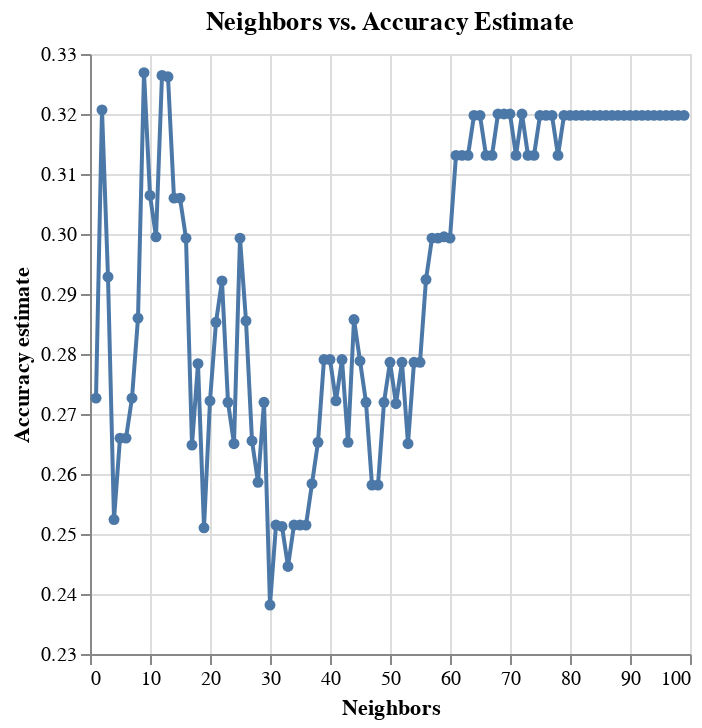

Source (notebook cell):
### Markdown cell above
#### Identifying the Best K Value
We created a line plot to visualize the relationship between the number of neighbors (n_neighbors) and the corresponding accuracy estimates (mean_test_score). The accuracy peaks at 9, meaning this is the best performing K value. Using the results from the GridSearchCV, the best-performing K value was confirmed to be K = 9, which yielded the highest accuracy based on cross-validation.

### Code cell
# Create a line plot to visualize the accuracy vs. number of neighbors
accuracy_vs_k4 = alt.Chart(accuracies_grid4).mark_line(point=True).encode(
    x=alt.X("n_neighbors").title("Neighbors"),
    y=alt.Y("mean_test_score")
        .scale(zero=False)
        .title("Accuracy estimate")
).properties(
    title="Neighbors vs. Accuracy Estimate"
)

accuracy_vs_k4

### Figure 1 — Vega specification as saved in the notebook (floating-point values rounded to 4 significant figures)
{"$schema": "https://vega.github.io/schema/vega/v5.json", "data": [{"name": "source_0", "values": [{"mean_test_score": 0.2726, "n_neighbors": 1}, {"mean_test_score": 0.3207, "n_neighbors": 2}, {"mean_test_score": 0.2929, "n_neighbors": 3}, {"mean_test_score": 0.2524, "n_neighbors": 4}, {"mean_test_score": 0.266, "n_neighbors": 5}, {"mean_test_score": 0.266, "n_neighbors": 6}, {"mean_test_score": 0.2726, "n_neighbors": 7}, {"mean_test_score": 0.286, "n_neighbors": 8}, {"mean_test_score": 0.3269, "n_neighbors": 9}, {"mean_test_score": 0.3064, "n_neighbors": 10}, {"mean_test_score": 0.2995, "n_neighbors": 11}, {"mean_test_score": 0.3264, "n_neighbors": 12}, {"mean_test_score": 0.3262, "n_neighbors": 13}, {"mean_test_score": 0.306, "n_neighbors": 14}, {"mean_test_score": 0.306, "n_neighbors": 15}, {"mean_test_score": 0.2993, "n_neighbors": 16}, {"mean_test_score": 0.2648, "n_neighbors": 17}, {"mean_test_score": 0.2784, "n_neighbors": 18}, {"mean_test_score": 0.251, "n_neighbors": 19}, {"mean_test_score": 0.2722, "n_neighbors": 20}, {"mean_test_score": 0.2853, "n_neighbors": 21}, {"mean_test_score": 0.2922, "n_neighbors": 22}, {"mean_test_score": 0.272, "n_neighbors": 23}, {"mean_test_score": 0.2651, "n_neighbors": 24}, {"mean_test_score": 0.2993, "n_neighbors": 25}, {"mean_test_score": 0.2855, "n_neighbors": 26}, {"mean_test_score": 0.2655, "n_neighbors": 27}, {"mean_test_score": 0.2586, "n_neighbors": 28}, {"mean_test_score": 0.272, "n_neighbors": 29}, {"mean_test_score": 0.2382, "n_neighbors": 30}, {"mean_test_score": 0.2515, "n_neighbors": 31}, {"mean_test_score": 0.2513, "n_neighbors": 32}, {"mean_test_score": 0.2446, "n_neighbors": 33}, {"mean_test_score": 0.2515, "n_neighbors": 34}, {"mean_test_score": 0.2515, "n_neighbors": 35}, {"mean_test_score": 0.2515, "n_neighbors": 36}, {"mean_test_score": 0.2584, "n_neighbors": 37}, {"mean_test_score": 0.2653, "n_neighbors": 38}, {"mean_test_score": 0.2791, "n_neighbors": 39}, {"mean_test_score": 0.2791, "n_neighbors": 40}, {"mean_test_score": 0.2722, "n_neighbors": 41}, {"mean_test_score": 0.2791, "n_neighbors": 42}, {"mean_test_score": 0.2653, "n_neighbors": 43}, {"mean_test_score": 0.2857, "n_neighbors": 44}, {"mean_test_score": 0.2789, "n_neighbors": 45}, {"mean_test_score": 0.272, "n_neighbors": 46}, {"mean_test_score": 0.2582, "n_neighbors": 47}, {"mean_test_score": 0.2582, "n_neighbors": 48}, {"mean_test_score": 0.272, "n_neighbors": 49}, {"mean_test_score": 0.2786, "n_neighbors": 50}, {"mean_test_score": 0.2717, "n_neighbors": 51}, {"mean_test_score": 0.2786, "n_neighbors": 52}, {"mean_test_score": 0.2651, "n_neighbors": 53}, {"mean_test_score": 0.2786, "n_neighbors": 54}, {"mean_test_score": 0.2786, "n_neighbors": 55}, {"mean_test_score": 0.2924, "n_neighbors": 56}, {"mean_test_score": 0.2993, "n_neighbors": 57}, {"mean_test_score": 0.2993, "n_neighbors": 58}, {"mean_test_score": 0.2995, "n_neighbors": 59}, {"mean_test_score": 0.2993, "n_neighbors": 60}, {"mean_test_score": 0.3131, "n_neighbors": 61}, {"mean_test_score": 0.3131, "n_neighbors": 62}, {"mean_test_score": 0.3131, "n_neighbors": 63}, {"mean_test_score": 0.3198, "n_neighbors": 64}, {"mean_test_score": 0.3198, "n_neighbors": 65}, {"mean_test_score": 0.3131, "n_neighbors": 66}, {"mean_test_score": 0.3131, "n_neighbors": 67}, {"mean_test_score": 0.32, "n_neighbors": 68}, {"mean_test_score": 0.32, "n_neighbors": 69}, {"mean_test_score": 0.32, "n_neighbors": 70}, {"mean_test_score": 0.3131, "n_neighbors": 71}, {"mean_test_score": 0.32, "n_neighbors": 72}, {"mean_test_score": 0.3131, "n_neighbors": 73}, {"mean_test_score": 0.3131, "n_neighbors": 74}, {"mean_test_score": 0.3198, "n_neighbors": 75}, {"mean_test_score": 0.3198, "n_neighbors": 76}, {"mean_test_score": 0.3198, "n_neighbors": 77}, {"mean_test_score": 0.3131, "n_neighbors": 78}, {"mean_test_score": 0.3198, "n_neighbors": 79}, {"mean_test_score": 0.3198, "n_neighbors": 80}, {"mean_test_score": 0.3198, "n_neighbors": 81}, {"mean_test_score": 0.3198, "n_neighbors": 82}, {"mean_test_score": 0.3198, "n_neighbors": 83}, {"mean_test_score": 0.3198, "n_neighbors": 84}, {"mean_test_score": 0.3198, "n_neighbors": 85}, {"mean_test_score": 0.3198, "n_neighbors": 86}, {"mean_test_score": 0.3198, "n_neighbors": 87}, {"mean_test_score": 0.3198, "n_neighbors": 88}, {"mean_test_score": 0.3198, "n_neighbors": 89}, {"mean_test_score": 0.3198, "n_neighbors": 90}, {"mean_test_score": 0.3198, "n_neighbors": 91}, {"mean_test_score": 0.3198, "n_neighbors": 92}, {"mean_test_score": 0.3198, "n_neighbors": 93}, {"mean_test_score": 0.3198, "n_neighbors": 94}, {"mean_test_score": 0.3198, "n_neighbors": 95}, {"mean_test_score": 0.3198, "n_neighbors": 96}, {"mean_test_score": 0.3198, "n_neighbors": 97}, {"mean_test_score": 0.3198, "n_neighbors": 98}, {"mean_test_score": 0.3198, "n_neighbors": 99}]}, {"name": "data_0", "values": [{"mean_test_score": 0.2726, "n_neighbors": 1}, {"mean_test_score": 0.3207, "n_neighbors": 2}, {"mean_test_score": 0.2929, "n_neighbors": 3}, {"mean_test_score": 0.2524, "n_neighbors": 4}, {"mean_test_score": 0.266, "n_neighbors": 5}, {"mean_test_score": 0.266, "n_neighbors": 6}, {"mean_test_score": 0.2726, "n_neighbors": 7}, {"mean_test_score": 0.286, "n_neighbors": 8}, {"mean_test_score": 0.3269, "n_neighbors": 9}, {"mean_test_score": 0.3064, "n_neighbors": 10}, {"mean_test_score": 0.2995, "n_neighbors": 11}, {"mean_test_score": 0.3264, "n_neighbors": 12}, {"mean_test_score": 0.3262, "n_neighbors": 13}, {"mean_test_score": 0.306, "n_neighbors": 14}, {"mean_test_score": 0.306, "n_neighbors": 15}, {"mean_test_score": 0.2993, "n_neighbors": 16}, {"mean_test_score": 0.2648, "n_neighbors": 17}, {"mean_test_score": 0.2784, "n_neighbors": 18}, {"mean_test_score": 0.251, "n_neighbors": 19}, {"mean_test_score": 0.2722, "n_neighbors": 20}, {"mean_test_score": 0.2853, "n_neighbors": 21}, {"mean_test_score": 0.2922, "n_neighbors": 22}, {"mean_test_score": 0.272, "n_neighbors": 23}, {"mean_test_score": 0.2651, "n_neighbors": 24}, {"mean_test_score": 0.2993, "n_neighbors": 25}, {"mean_test_score": 0.2855, "n_neighbors": 26}, {"mean_test_score": 0.2655, "n_neighbors": 27}, {"mean_test_score": 0.2586, "n_neighbors": 28}, {"mean_test_score": 0.272, "n_neighbors": 29}, {"mean_test_score": 0.2382, "n_neighbors": 30}, {"mean_test_score": 0.2515, "n_neighbors": 31}, {"mean_test_score": 0.2513, "n_neighbors": 32}, {"mean_test_score": 0.2446, "n_neighbors": 33}, {"mean_test_score": 0.2515, "n_neighbors": 34}, {"mean_test_score": 0.2515, "n_neighbors": 35}, {"mean_test_score": 0.2515, "n_neighbors": 36}, {"mean_test_score": 0.2584, "n_neighbors": 37}, {"mean_test_score": 0.2653, "n_neighbors": 38}, {"mean_test_score": 0.2791, "n_neighbors": 39}, {"mean_test_score": 0.2791, "n_neighbors": 40}, {"mean_test_score": 0.2722, "n_neighbors": 41}, {"mean_test_score": 0.2791, "n_neighbors": 42}, {"mean_test_score": 0.2653, "n_neighbors": 43}, {"mean_test_score": 0.2857, "n_neighbors": 44}, {"mean_test_score": 0.2789, "n_neighbors": 45}, {"mean_test_score": 0.272, "n_neighbors": 46}, {"mean_test_score": 0.2582, "n_neighbors": 47}, {"mean_test_score": 0.2582, "n_neighbors": 48}, {"mean_test_score": 0.272, "n_neighbors": 49}, {"mean_test_score": 0.2786, "n_neighbors": 50}, {"mean_test_score": 0.2717, "n_neighbors": 51}, {"mean_test_score": 0.2786, "n_neighbors": 52}, {"mean_test_score": 0.2651, "n_neighbors": 53}, {"mean_test_score": 0.2786, "n_neighbors": 54}, {"mean_test_score": 0.2786, "n_neighbors": 55}, {"mean_test_score": 0.2924, "n_neighbors": 56}, {"mean_test_score": 0.2993, "n_neighbors": 57}, {"mean_test_score": 0.2993, "n_neighbors": 58}, {"mean_test_score": 0.2995, "n_neighbors": 59}, {"mean_test_score": 0.2993, "n_neighbors": 60}, {"mean_test_score": 0.3131, "n_neighbors": 61}, {"mean_test_score": 0.3131, "n_neighbors": 62}, {"mean_test_score": 0.3131, "n_neighbors": 63}, {"mean_test_score": 0.3198, "n_neighbors": 64}, {"mean_test_score": 0.3198, "n_neighbors": 65}, {"mean_test_score": 0.3131, "n_neighbors": 66}, {"mean_test_score": 0.3131, "n_neighbors": 67}, {"mean_test_score": 0.32, "n_neighbors": 68}, {"mean_test_score": 0.32, "n_neighbors": 69}, {"mean_test_score": 0.32, "n_neighbors": 70}, {"mean_test_score": 0.3131, "n_neighbors": 71}, {"mean_test_score": 0.32, "n_neighbors": 72}, {"mean_test_score": 0.3131, "n_neighbors": 73}, {"mean_test_score": 0.3131, "n_neighbors": 74}, {"mean_test_score": 0.3198, "n_neighbors": 75}, {"mean_test_score": 0.3198, "n_neighbors": 76}, {"mean_test_score": 0.3198, "n_neighbors": 77}, {"mean_test_score": 0.3131, "n_neighbors": 78}, {"mean_test_score": 0.3198, "n_neighbors": 79}, {"mean_test_score": 0.3198, "n_neighbors": 80}, {"mean_test_score": 0.3198, "n_neighbors": 81}, {"mean_test_score": 0.3198, "n_neighbors": 82}, {"mean_test_score": 0.3198, "n_neighbors": 83}, {"mean_test_score": 0.3198, "n_neighbors": 84}, {"mean_test_score": 0.3198, "n_neighbors": 85}, {"mean_test_score": 0.3198, "n_neighbors": 86}, {"mean_test_score": 0.3198, "n_neighbors": 87}, {"mean_test_score": 0.3198, "n_neighbors": 88}, {"mean_test_score": 0.3198, "n_neighbors": 89}, {"mean_test_score": 0.3198, "n_neighbors": 90}, {"mean_test_score": 0.3198, "n_neighbors": 91}, {"mean_test_score": 0.3198, "n_neighbors": 92}, {"mean_test_score": 0.3198, "n_neighbors": 93}, {"mean_test_score": 0.3198, "n_neighbors": 94}, {"mean_test_score": 0.3198, "n_neighbors": 95}, {"mean_test_score": 0.3198, "n_neighbors": 96}, {"mean_test_score": 0.3198, "n_neighbors": 97}, {"mean_test_score": 0.3198, "n_neighbors": 98}, {"mean_test_score": 0.3198, "n_neighbors": 99}]}], "marks": [{"type": "line", "name": "layer_0_marks", "from": {"data": "source_0"}, "sort": {"field": "x"}, "encode": {"update": {"y": {"field": "mean_test_score", "scale": "y"}, "defined": {"signal": "isValid(datum[\"n_neighbors\"]) && isFinite(+datum[\"n_neighbors\"]) && isValid(datum[\"mean_test_score\"]) && isFinite(+datum[\"mean_test_score\"])"}, "stroke": {"value": "#4c78a8"}, "x": {"field": "n_neighbors", "scale": "x"}}}, "style": ["line"]}, {"type": "symbol", "name": "layer_1_marks", "from": {"data": "data_0"}, "encode": {"update": {"x": {"field": "n_neighbors", "scale": "x"}, "y": {"field": "mean_test_score", "scale": "y"}, "opacity": {"value": 1}, "fill": {"value": "#4c78a8"}}}, "style": ["point"]}], "scales": [{"name": "x", "type": "linear", "domain": {"fields": [{"data": "source_0", "field": "n_neighbors"}, {"data": "data_0", "field": "n_neighbors"}]}, "range": [0, {"signal": "width"}], "nice": true, "zero": false}, {"name": "y", "type": "linear", "domain": {"fields": [{"data": "source_0", "field": "mean_test_score"}, {"data": "data_0", "field": "mean_test_score"}]}, "range": [{"signal": "height"}, 0], "zero": false, "nice": true}], "axes": [{"scale": "x", "ticks": false, "labels": false, "aria": false, "gridScale": "y", "orient": "bottom", "maxExtent": 0, "minExtent": 0, "zindex": 0, "grid": true, "tickCount": {"signal": "ceil(width/40)"}, "domain": false}, {"scale": "y", "aria": false, "domain": false, "maxExtent": 0, "grid": true, "labels": false, "orient": "left", "gridScale": "x", "minExtent": 0, "ticks": false, "tickCount": {"signal": "ceil(height/40)"}, "zindex": 0}, {"scale": "x", "labelOverlap": true, "zindex": 0, "title": "Neighbors", "tickCount": {"signal": "ceil(width/40)"}, "orient": "bottom", "grid": false, "labelFlush": true}, {"scale": "y", "tickCount": {"signal": "ceil(height/40)"}, "title": "Accuracy estimate", "grid": false, "orient": "left", "zindex": 0, "labelOverlap": true}], "title": {"text": "Neighbors vs. Accuracy Estimate", "frame": "group"}, "background": "white", "padding": 5, "height": 300, "style": "cell", "width": 300}
